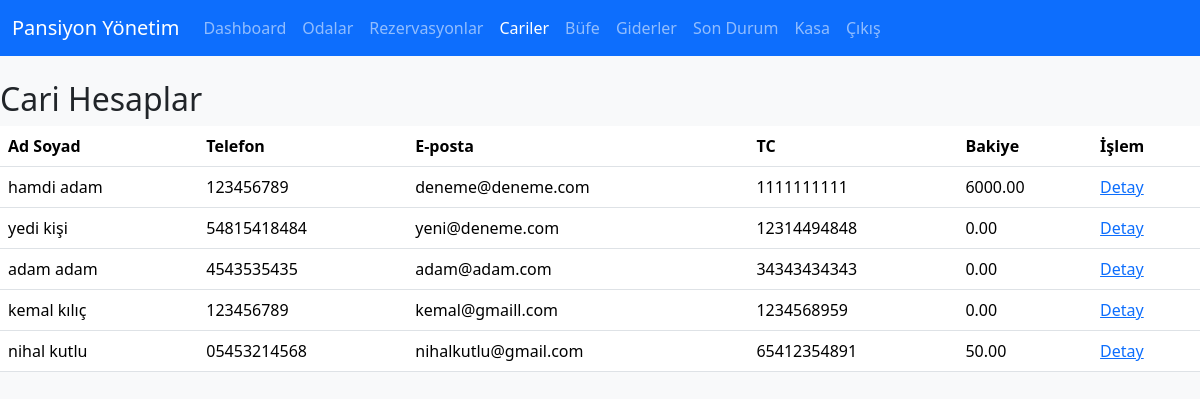
/customers.php (signed in), run on the app's committed database.
### tables this page shows
CREATE TABLE `customers` (
  `id` int(11) NOT NULL,
  `full_name` varchar(100) NOT NULL,
  `phone` varchar(20) DEFAULT NULL,
  `email` varchar(100) DEFAULT NULL,
  `tc` varchar(11) DEFAULT NULL,
  `balance` decimal(10,2) DEFAULT 0.00,
  `created_at` timestamp NOT NULL DEFAULT current_timestamp()
);

### customers.php (the view)
<?php
require 'config/db.php';
include "header.php";
$customers = $pdo->query("SELECT * FROM customers")->fetchAll();
?>
<h2>Cari Hesaplar</h2>
<table class="table">
    <thead>
        <tr>
            <th>Ad Soyad</th>
            <th>Telefon</th>
            <th>E-posta</th>
            <th>TC</th>
            <th>Bakiye</th>
            <th>İşlem</th>
        </tr>
    </thead>
    <tbody>
        <?php foreach ($customers as $c): ?>
            <tr>
                <td><?= htmlspecialchars($c['full_name']) ?></td>
                <td><?= htmlspecialchars($c['phone']) ?></td>
                <td><?= htmlspecialchars($c['email']) ?></td>
                <td><?= htmlspecialchars($c['tc']) ?></td>
                <td><?= htmlspecialchars($c['balance']) ?></td>
                <td><a href="customer_detail.php?id=<?= $c['id'] ?>">Detay</a></td>
            </tr>
        <?php endforeach; ?>
    </tbody>
</table>

### header.php (style rules this page uses)
body { background-color: #f8f9fa; }

### data on the page
customers: full_name "hamdi adam", phone "123456789", email "deneme@deneme.com", tc "1111111111", balance "6000.00"
customers: full_name "yedi kişi", phone "54815418484", email "yeni@deneme.com", tc "12314494848", balance "0.00"
customers: full_name "adam adam", phone "4543535435", email "adam@adam.com", tc "34343434343", balance "0.00"
customers: full_name "kemal kılıç", phone "123456789", email "kemal@gmaill.com", tc "1234568959", balance "0.00"
customers: full_name "nihal kutlu", phone "05453214568", email "nihalkutlu@gmail.com", tc "65412354891", balance "50.00"
